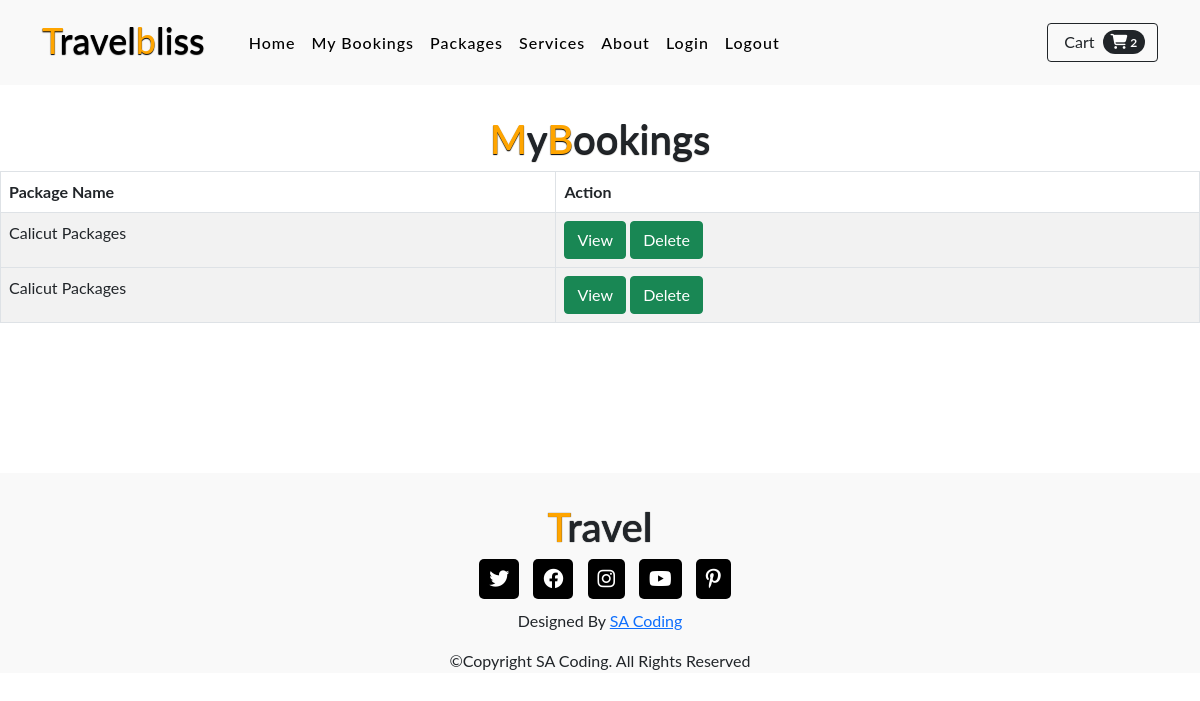
Page /mybooking (signed in) on the committed database.
### travelapp/models.py (models this page shows, shortened)
class Booking(models.Model):
    user=models.ForeignKey(User,on_delete=models.CASCADE)
    package_name=models.ForeignKey(Packages, on_delete=models.CASCADE)
    cart_book=models.ForeignKey(Carts,on_delete=models.CASCADE,null=True)
    first_name = models.CharField(max_length=100)
    last_name = models.CharField(max_length=100)
    phone_number = models.CharField(max_length=15)
    email = models.EmailField()
    address = models.CharField(max_length=255)
    city = models.CharField(max_length=255)
    no_of_persons = models.IntegerField()
    options=(
            ('booked','booked'),
            ( 'cancelled' , 'cancelled'))
    status = models.CharField(max_length=100,choices=options,default='booked')

class Packages(models.Model):
    district_name=models.ForeignKey(District,on_delete=models.CASCADE)
    package_name = models.CharField(max_length=100)
    description = models.CharField(max_length=255)
    price = models.PositiveIntegerField()
    duration = models.CharField(max_length=100)
    image = models.ImageField(upload_to='image',null=True)
    is_active = models.BooleanField(default=True)

### travelapp/views.py (the view)
# urls.py: path('mybooking',views.MyBookingView.as_view(), name='mybooking_view'),
@method_decorator(login_required,name="dispatch")
class MyBookingView(View):
    def get(self,request,*args,**kwargs):
        booking_list=Booking.objects.filter(user=request.user)
        print(booking_list)
        return render(request,'mybooking.html',{'cart':booking_list})

### travelapp/context_processors.py (called while the page is built)
def cart_count_context(request):
    if request.user.is_authenticated:
        count=Carts.objects.filter(user_id=request.user).exclude(status='booked').count()
        return {'count':count}
    else:
        return {'count':0}

### travelapp/templates/mybooking.html (shortened to what this page needs)
{% extends 'index.html' %}
{% block content %}
<!DOCTYPE html>
<html lang="en">
<head>
  <link href="https://cdn.jsdelivr.net/npm/bootstrap@5.0.2/dist/css/bootstrap.min.css" rel="stylesheet"
>
</head>
<body>
   <div class="main-txt">
     <h1><span>M</span>y<span>B</span>ookings<span></h1>
   </div>
   <table  class="table table-striped table-hover table-responsive table-bordered " >
    <thead class="thead-dark">
        <tr>
            <th>Package Name</th>
            <th>Action</th>
        </tr>
    </thead>
    <tbody>
      {% for i in cart %}
      <tr>
        <td>{{i.package_name.package_name}}</td>
        <td>
          <a class="btn btn-success " href="{% url 'booking_detail' i.package_name.id %}">View</a>
          <a class="btn btn-success" href="{% url 'mybooking_delete' i.id %}">Delete</a>
        </td>
      </tr>
    </tbody>
    {% endfor %}
    </table>
</body>
</html>
{% endblock %}

### travelapp/static/style.css (style rules this page uses)
* { margin: 0; padding: 0; box-sizing: border-box; text-decoration: none; list-style: none; scroll-behavior: smooth; font-family: 'Lato', sans-serif; }
.main-txt h1 { text-align: center; margin-top: 30px; font-weight: 600; text-shadow: 0px 1px 1px black; }
.main-txt h1 span { color: #ffa500; }

### rows in the picture
Booking: package_name.package_name "Calicut Packages"
Booking: package_name.package_name "Calicut Packages"

### other values in the picture
{{ count }} "2"
